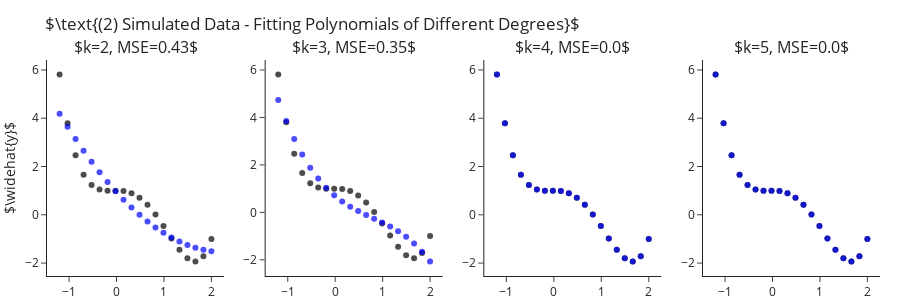

Notebook code cell kept with this figure:
### Markdown cell above
## Fitting A Polynomial Of Different Degrees

Next, let us fit polynomials of different degrees and different noise properties to study how it influences the learned model.
We begin with the noise-less case where we fit for different values of $k$. As we increase $k$ we manage to fit a model
that describes the data in a better way, reflected by the decrease in the MSE.

### Code cell
from sklearn.linear_model import LinearRegression
from sklearn.pipeline import make_pipeline

ks = [2, 3, 4, 5]
fig = make_subplots(1, 4, subplot_titles=list(ks))
for i, k in enumerate(ks):
    y_hat = make_pipeline(PolynomialFeatures(k), LinearRegression()).fit(X, y_).predict(X)
    
    fig.add_traces([go.Scatter(x=x, y=y_, mode="markers", name="Real Points",  marker=dict(color="black", opacity=.7), showlegend=False),
                    go.Scatter(x=x, y=y_hat, mode="markers", name="Predicted Points",  marker=dict(color="blue", opacity=.7), showlegend=False)], rows=1, cols=i+1)
    fig["layout"]["annotations"][i]["text"] = rf"$k={{0}}, MSE={{1}}$".format(k, round(np.mean((y_-y_hat)**2), 2))

fig.update_layout(title=r"$\text{(2) Simulated Data - Fitting Polynomials of Different Degrees}$",
                  margin=dict(t=60),
                  yaxis_title=r"$\widehat{y}$",
                  height=300).show()

### Figure 1 — Plotly figure (JSON) as saved in the notebook; plotly's stock layout.template omitted (floating-point values rounded to 4 significant figures)
{"data": [{"marker": {"color": "black", "opacity": 0.7}, "mode": "markers", "name": "Real Points", "showlegend": false, "type": "scatter", "x": [-1.2, -1.032, -0.8632, -0.6947, -0.5263, -0.3579, -0.1895, -0.02105, 0.1474, 0.3158, 0.4842, 0.6526, 0.8211, 0.9895, 1.158, 1.326, 1.495, 1.663, 1.832, 2], "xaxis": "x", "y": [5.81, 3.796, 2.469, 1.662, 1.23, 1.044, 0.9969, 0.9998, 0.9832, 0.8971, 0.7107, 0.4125, 0.0104, -0.4685, -0.9777, -1.451, -1.804, -1.933, -1.712, -1], "yaxis": "y"}, {"marker": {"color": "blue", "opacity": 0.7}, "mode": "markers", "name": "Predicted Points", "showlegend": false, "type": "scatter", "x": [-1.2, -1.032, -0.8632, -0.6947, -0.5263, -0.3579, -0.1895, -0.02105, 0.1474, 0.3158, 0.4842, 0.6526, 0.8211, 0.9895, 1.158, 1.326, 1.495, 1.663, 1.832, 2], "xaxis": "x", "y": [4.185, 3.647, 3.137, 2.652, 2.194, 1.762, 1.356, 0.9774, 0.6247, 0.2984, -0.001528, -0.2751, -0.5222, -0.743, -0.9374, -1.105, -1.247, -1.362, -1.451, -1.514], "yaxis": "y"}, {"marker": {"color": "black", "opacity": 0.7}, "mode": "markers", "name": "Real Points", "showlegend": false, "type": "scatter", "x": [-1.2, -1.032, -0.8632, -0.6947, -0.5263, -0.3579, -0.1895, -0.02105, 0.1474, 0.3158, 0.4842, 0.6526, 0.8211, 0.9895, 1.158, 1.326, 1.495, 1.663, 1.832, 2], "xaxis": "x2", "y": [5.81, 3.796, 2.469, 1.662, 1.23, 1.044, 0.9969, 0.9998, 0.9832, 0.8971, 0.7107, 0.4125, 0.0104, -0.4685, -0.9777, -1.451, -1.804, -1.933, -1.712, -1], "yaxis": "y2"}, {"marker": {"color": "blue", "opacity": 0.7}, "mode": "markers", "name": "Predicted Points", "showlegend": false, "type": "scatter", "x": [-1.2, -1.032, -0.8632, -0.6947, -0.5263, -0.3579, -0.1895, -0.02105, 0.1474, 0.3158, 0.4842, 0.6526, 0.8211, 0.9895, 1.158, 1.326, 1.495, 1.663, 1.832, 2], "xaxis": "x2", "y": [4.74, 3.852, 3.088, 2.436, 1.885, 1.423, 1.039, 0.7223, 0.4602, 0.2416, 0.05523, -0.1105, -0.2671, -0.426, -0.5986, -0.7964, -1.031, -1.314, -1.656, -2.069], "yaxis": "y2"}, {"marker": {"color": "black", "opacity": 0.7}, "mode": "markers", "name": "Real Points", "showlegend": false, "type": "scatter", "x": [-1.2, -1.032, -0.8632, -0.6947, -0.5263, -0.3579, -0.1895, -0.02105, 0.1474, 0.3158, 0.4842, 0.6526, 0.8211, 0.9895, 1.158, 1.326, 1.495, 1.663, 1.832, 2], "xaxis": "x3", "y": [5.81, 3.796, 2.469, 1.662, 1.23, 1.044, 0.9969, 0.9998, 0.9832, 0.8971, 0.7107, 0.4125, 0.0104, -0.4685, -0.9777, -1.451, -1.804, -1.933, -1.712, -1], "yaxis": "y3"}, {"marker": {"color": "blue", "opacity": 0.7}, "mode": "markers", "name": "Predicted Points", "showlegend": false, "type": "scatter", "x": [-1.2, -1.032, -0.8632, -0.6947, -0.5263, -0.3579, -0.1895, -0.02105, 0.1474, 0.3158, 0.4842, 0.6526, 0.8211, 0.9895, 1.158, 1.326, 1.495, 1.663, 1.832, 2], "xaxis": "x3", "y": [5.81, 3.796, 2.469, 1.662, 1.23, 1.044, 0.9969, 0.9998, 0.9832, 0.8971, 0.7107, 0.4125, 0.0104, -0.4685, -0.9777, -1.451, -1.804, -1.933, -1.712, -1], "yaxis": "y3"}, {"marker": {"color": "black", "opacity": 0.7}, "mode": "markers", "name": "Real Points", "showlegend": false, "type": "scatter", "x": [-1.2, -1.032, -0.8632, -0.6947, -0.5263, -0.3579, -0.1895, -0.02105, 0.1474, 0.3158, 0.4842, 0.6526, 0.8211, 0.9895, 1.158, 1.326, 1.495, 1.663, 1.832, 2], "xaxis": "x4", "y": [5.81, 3.796, 2.469, 1.662, 1.23, 1.044, 0.9969, 0.9998, 0.9832, 0.8971, 0.7107, 0.4125, 0.0104, -0.4685, -0.9777, -1.451, -1.804, -1.933, -1.712, -1], "yaxis": "y4"}, {"marker": {"color": "blue", "opacity": 0.7}, "mode": "markers", "name": "Predicted Points", "showlegend": false, "type": "scatter", "x": [-1.2, -1.032, -0.8632, -0.6947, -0.5263, -0.3579, -0.1895, -0.02105, 0.1474, 0.3158, 0.4842, 0.6526, 0.8211, 0.9895, 1.158, 1.326, 1.495, 1.663, 1.832, 2], "xaxis": "x4", "y": [5.81, 3.796, 2.469, 1.662, 1.23, 1.044, 0.9969, 0.9998, 0.9832, 0.8971, 0.7107, 0.4125, 0.0104, -0.4685, -0.9777, -1.451, -1.804, -1.933, -1.712, -1.0], "yaxis": "y4"}], "layout": {"annotations": [{"font": {"size": 16}, "showarrow": false, "text": "$k=2, MSE=0.43$", "x": 0.1062, "xanchor": "center", "xref": "paper", "y": 1, "yanchor": "bottom", "yref": "paper"}, {"font": {"size": 16}, "showarrow": false, "text": "$k=3, MSE=0.35$", "x": 0.3688, "xanchor": "center", "xref": "paper", "y": 1, "yanchor": "bottom", "yref": "paper"}, {"font": {"size": 16}, "showarrow": false, "text": "$k=4, MSE=0.0$", "x": 0.6313, "xanchor": "center", "xref": "paper", "y": 1, "yanchor": "bottom", "yref": "paper"}, {"font": {"size": 16}, "showarrow": false, "text": "$k=5, MSE=0.0$", "x": 0.8938, "xanchor": "center", "xref": "paper", "y": 1, "yanchor": "bottom", "yref": "paper"}], "height": 300, "margin": {"t": 60}, "title": {"text": "$\\text{(2) Simulated Data - Fitting Polynomials of Different Degrees}$"}, "xaxis": {"anchor": "y", "domain": [0, 0.2125]}, "xaxis2": {"anchor": "y2", "domain": [0.2625, 0.475]}, "xaxis3": {"anchor": "y3", "domain": [0.525, 0.7375]}, "xaxis4": {"anchor": "y4", "domain": [0.7875, 1]}, "yaxis": {"anchor": "x", "domain": [0, 1], "title": {"text": "$\\widehat{y}$"}}, "yaxis2": {"anchor": "x2", "domain": [0, 1]}, "yaxis3": {"anchor": "x3", "domain": [0, 1]}, "yaxis4": {"anchor": "x4", "domain": [0, 1]}}}
